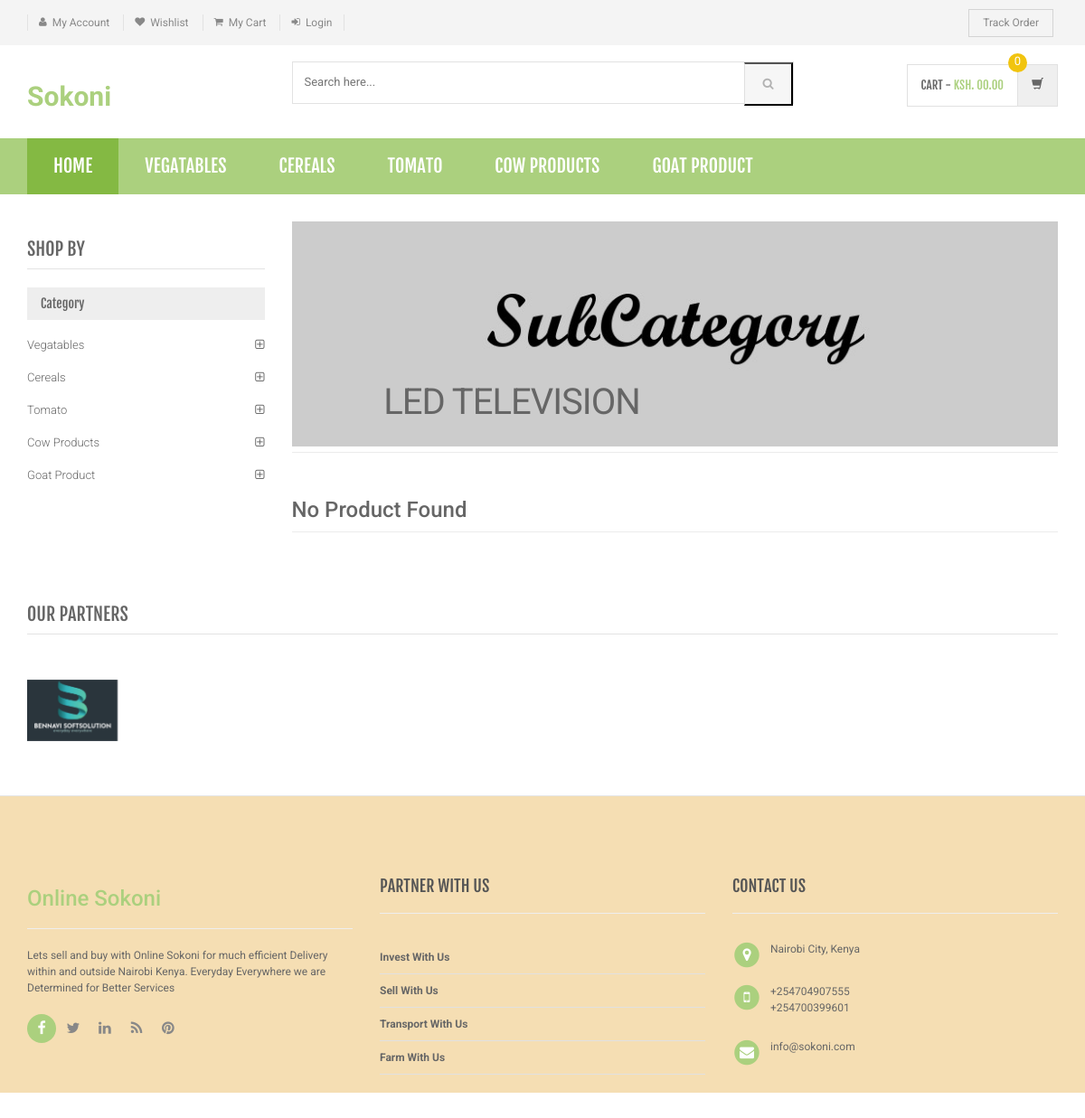
Page /sub-category.php?scid=2 on the committed database.
### tables this page shows
CREATE TABLE `category` (
  `id` int(11) NOT NULL,
  `categoryName` varchar(255) DEFAULT NULL,
  `categoryDescription` longtext DEFAULT NULL,
  `creationDate` timestamp NOT NULL DEFAULT current_timestamp(),
  `updationDate` varchar(255) DEFAULT NULL
);

CREATE TABLE `subcategory` (
  `id` int(11) NOT NULL,
  `categoryid` int(11) DEFAULT NULL,
  `subcategory` varchar(255) DEFAULT NULL,
  `creationDate` timestamp NULL DEFAULT current_timestamp(),
  `updationDate` varchar(255) DEFAULT NULL
);

### sub-category.php (the view, shortened to what this page needs)
<?php
include('includes/config.php');
$cid=intval($_GET['scid']);
?>
<!DOCTYPE html>
<html lang="en">
	<head>
	    <link rel="stylesheet" href="assets/css/bootstrap.min.css">
	    <link rel="stylesheet" href="assets/css/main.css">
	    <link rel="stylesheet" href="assets/css/green.css">
	    <link rel="stylesheet" href="assets/css/owl.carousel.css">
		<link rel="stylesheet" href="assets/css/owl.transitions.css">
		<link href="assets/css/lightbox.css" rel="stylesheet">
		<link rel="stylesheet" href="assets/css/animate.min.css">
		<link rel="stylesheet" href="assets/css/rateit.css">
		<link rel="stylesheet" href="assets/css/bootstrap-select.min.css">
		<link rel="stylesheet" href="assets/css/config.css">
		<link href="assets/css/green.css" rel="alternate stylesheet" title="Green color">
		<link href="assets/css/blue.css" rel="alternate stylesheet" title="Blue color">
		<link href="assets/css/red.css" rel="alternate stylesheet" title="Red color">
		<link href="assets/css/orange.css" rel="alternate stylesheet" title="Orange color">
		<link href="assets/css/dark-green.css" rel="alternate stylesheet" title="Darkgreen color">
		<link rel="stylesheet" href="assets/css/font-awesome.min.css">
	</head>
    <body class="cnt-home">
<header class="header-style-1">
<?php include('includes/top-header.php');?>
<?php include('includes/main-header.php');?>
<?php include('includes/menu-bar.php');?>
</header>
<div class="body-content outer-top-xs">
	<div class='container'>
		<div class='row outer-bottom-sm'>
			<div class='col-md-3 sidebar'>
	            <div class="sidebar-module-container">
	            	<h3 class="section-title">shop by</h3>
	            	<div class="sidebar-filter">
<div class="sidebar-widget wow fadeInUp outer-bottom-xs ">
	<div class="widget-header m-t-20">
		<h4 class="widget-title">Category</h4>
	</div>
	<div class="sidebar-widget-body m-t-10">
	         <?php $sql=mysqli_query($con,"select id,categoryName  from category");
while($row=mysqli_fetch_array($sql))
{
    ?>
		<div class="accordion">
	    	<div class="accordion-group">
	            <div class="accordion-heading">
	                <a href="category.php?cid=<?php echo $row['id'];?>"  class="accordion-toggle collapsed">
	                   <?php echo $row['categoryName'];?>
	                </a>
	            </div>
	        </div>
	    </div>
	    <?php } ?>
	</div>
</div>
	            	</div>
	            </div>
            </div>
			<div class='col-md-9'>
	<div id="category" class="category-carousel hidden-xs">
		<div class="item">
			<div class="image">
				<img src="assets/images/banners/cat-banner-2.jpg" alt="" class="img-responsive">
			</div>
			<div class="container-fluid">
				<div class="caption vertical-top text-left">
					<div class="big-text">
						<br />
					</div>
					       <?php $sql=mysqli_query($con,"select subcategory  from subcategory where id='$cid'");
while($row=mysqli_fetch_array($sql))
{
    ?>
					<div class="excerpt hidden-sm hidden-md">
						<?php echo htmlentities($row['subcategory']);?>
					</div>
			<?php } ?>
				</div>
			</div>
		</div>
</div>
				<div class="search-result-container">
					<div id="myTabContent" class="tab-content">
						<div class="tab-pane active " id="grid-container">
							<div class="category-product  inner-top-vs">
								<div class="row">
			<?php
$ret=mysqli_query($con,"select * from products where subCategory='$cid'");
$num=mysqli_num_rows($ret);
if($num>0)
{
while ($row=mysqli_fetch_array($ret))
{?>
		<div class="col-sm-6 col-md-4 wow fadeInUp">
			<div class="products">
	<div class="product">
		<div class="product-image">
			<div class="image">
				<a href="product-details.php?pid=<?php echo htmlentities($row['id']);?>"><img  src="assets/images/blank.gif" data-echo="admin/productimages/<?php echo htmlentities($row['id']);?>/<?php echo htmlentities($row['productImage1']);?>" alt="" width="200" height="300"></a>
			</div>
		</div>
		<div class="product-info text-left">
			<h3 class="name"><a href="product-details.php?pid=<?php echo htmlentities($row['id']);?>"><?php echo htmlentities($row['productName']);?></a></h3>
			<div class="rating rateit-small"></div>
			<div class="description"></div>
			<div class="product-price">
				<span class="price">
					Ksh. <?php echo htmlentities($row['productPrice']);?>			</span>
										     <span class="price-before-discount">Ksh. <?php echo htmlentities($row['productPriceBeforeDiscount']);?></span>
			</div>
		</div>
					<div class="cart clearfix animate-effect">
				<div class="action">
					<ul class="list-unstyled">
						<li class="add-cart-button btn-group">
						<?php if($row['productAvailability']=='In Stock'){?>
										<button class="btn btn-primary icon" data-toggle="dropdown" type="button">
								<i class="fa fa-shopping-cart"></i>
							</button>
							<a href="category.php?page=product&action=add&id=<?php echo $row['id']; ?>">
							<button class="btn btn-primary" type="button">Add to cart</button></a>
								<?php } else {?>
							<div class="action" style="color:red">Out of Stock</div>
					<?php } ?>
						</li>
		                <li class="lnk wishlist">
							<a class="add-to-cart" href="category.php?pid=<?php echo htmlentities($row['id'])?>&&action=wishlist" title="Wishlist">
								 <i class="icon fa fa-heart"></i>
							</a>
						</li>
					</ul>
				</div>
			</div>
			</div>
			</div>
		</div>
	  <?php } } else {?>
		<div class="col-sm-6 col-md-4 wow fadeInUp"> <h3>No Product Found</h3>
		</div>
<?php } ?>
										</div>
							</div>
						</div>
				</div>
			</div>
		</div></div>
		<?php include('includes/brands-slider.php');?>
</div>
</div>
<?php include('includes/footer.php');?>
</body>
</html>

### includes/menu-bar.php (shortened to what this page needs)
<div class="header-nav animate-dropdown">
    <div class="container">
        <div class="yamm navbar navbar-default" role="navigation">
            <div class="nav-bg-class">
                <div class="navbar-collapse collapse" id="mc-horizontal-menu-collapse">
	<div class="nav-outer">
		<ul class="nav navbar-nav">
			<li class="active dropdown yamm-fw">
				<a href="index.php" data-hover="dropdown" class="dropdown-toggle">Home</a>
			</li>
              <?php $sql=mysqli_query($con,"select id,categoryName  from category limit 6");
while($row=mysqli_fetch_array($sql))
{
    ?>
			<li class="dropdown yamm">
				<a href="category.php?cid=<?php echo $row['id'];?>"> <?php echo $row['categoryName'];?></a>
			</li>
			<?php } ?>
		</ul>
		<div class="clearfix"></div>
	</div>
</div>
            </div>
        </div>
    </div>
</div>

### rows in the picture
category: categoryName "VEGATABLES", categoryName "Vegatables"
category: categoryName "CEREALS", categoryName "Cereals"
category: categoryName "TOMATO", categoryName "Tomato"
category: categoryName "COW PRODUCTS", categoryName "Cow Products"
category: categoryName "GOAT PRODUCT", categoryName "Goat Product"
subcategory: subcategory "LED TELEVISION"
